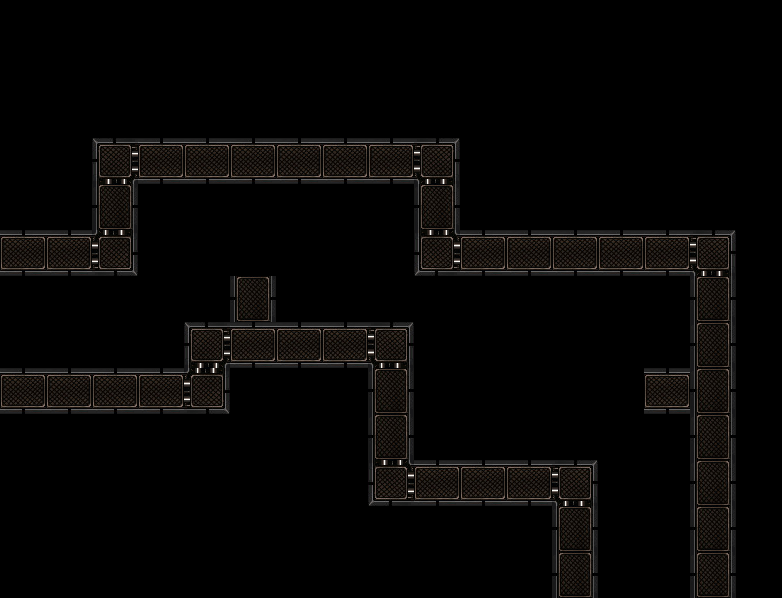

This game map was drawn from its Tiled (.tmx) file and the tilesets committed beside it. A one-line description and the trimmed map source follow:
An orthogonal 17x13 tile map with 46x46 px tiles, 1 tile layer (Camada de Tiles 1).

<map version="1.0" orientation="orthogonal" width="17" height="13" tilewidth="46" tileheight="46">
 <tileset firstgid="1" name="sheet" tilewidth="46" tileheight="46">
  <image source="tiles-1/sheet.png" width="184" height="92" />
 </tileset>
 <layer name="Camada de Tiles 1" width="17" height="13">
  <data>[221 cells, 48 non-empty, 6 distinct tile ids]</data>
 </layer>
</map>